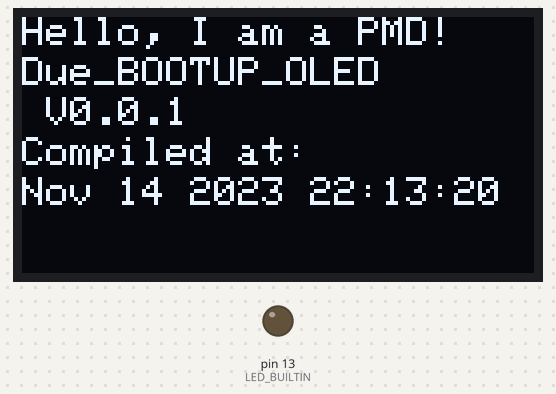
A sketch run on a simulated Arduino Uno, built with avr-gcc and run on an emulated ATmega328P. Parts: 128×64 one-colour display, output pins drawn as LEDs (lit = HIGH). What the sketch prints to the serial monitor is not drawn.

Above: at 0.1 s.
Timing chart, 0 to 1.6 s (numbered marks = the images above):
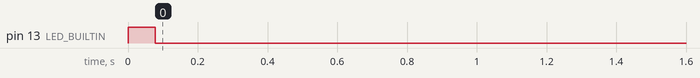

The sketch:

Due_BOOTUP_OLED.ino
```cpp
#define PROG_NAME "Due_BOOTUP_OLED"
// Author: Forrest Lee Erickson
// Date: 20250402
// A PMD BootUp, Similar to Do Nothing but Serial Splash, LCD Test, LCD Splash, DFPlayer Test, DFPlayer Splash, BootButton Test for stuck key. Loop() has only non blocking code.
// https://github.com/PubInv/krake/issues/158
// Hardware: Control V1.2

// Customized this by changing these defines

#define VERSION " V0.0.1 "
#define MODEL_NAME "Model: Due_BOOTUP_OLED"
#define DEVICE_UNDER_TEST "SN: 00001"  //A Serial Number
#define LICENSE "GNU Affero General Public License, version 3 "
#define ORIGIN "LB"

#define BAUDRATE 115200  //Serial port

#include <Wire.h>

// Some PMD Hardware
// Pins for switches and LEDs and more
#define BOOT_BUTTON 0
//FLE const int LED_BUILTIN = 2;


void splashserial(void) {
  //Serial splash
  Serial.println(F("==================================="));
  Serial.print(PROG_NAME);
  Serial.println(VERSION);
  Serial.println(MODEL_NAME);
  Serial.println(DEVICE_UNDER_TEST);
  Serial.print(F("Compiled at: "));
  Serial.println(F(__DATE__ " " __TIME__));  //compile date that is used for a unique identifier
  Serial.println(LICENSE);
  Serial.println(F("==================================="));
  Serial.println();
}


// The Setup

void setup() {

  pinMode(LED_BUILTIN, OUTPUT);
  digitalWrite(LED_BUILTIN, HIGH);  //Make built in LED low at end of setup.

  Serial.begin(BAUDRATE);
  while (!Serial) {
    ;  // wait for serial port to connect. Needed for native USB
  }
  splashserial();

  Wire.begin();
  initOLED();
  splashOLED();
  digitalWrite(LED_BUILTIN, LOW);  //Make built in LED low at end of setup.
}
//end setup()

void loop() {

  //  wink();  // Heart beat aka activity indicator LED function.

}  //end loop()
```

I2cTest.ino
```cpp
//*Rui Santos
//  Complete project details at https://randomnerdtutorials.com
//*********//

#include <Wire.h>
#include <Adafruit_GFX.h>
#include <Adafruit_SSD1306.h>

#define SCREEN_WIDTH 128  // OLED display width, in pixels
#define SCREEN_HEIGHT 64  // OLED display height, in pixels

// Declaration for an SSD1306 display connected to I2C (SDA, SCL pins)
Adafruit_SSD1306 display(SCREEN_WIDTH, SCREEN_HEIGHT, &Wire, -1);

void initOLED() {


  if (!display.begin(SSD1306_SWITCHCAPVCC, 0x3C)) {  // Address 0x3D for 128x64
    Serial.println(F("SSD1306 allocation failed"));
    //for(;;); // tODO: DO NOT TRAP AN ERROR.SET A FLAG.
  }
   else {
      Serial.println("ssd1306_128x32_i2c Display has begun.");
  }
}

void splashOLED() {
  int16_t rowPosition = 0;
  int16_t columnPosition = 0;
  int16_t rowHeight = 10;  //just a guess

  display.clearDisplay();
  display.setTextSize(1);
  display.setTextColor(WHITE);
  // display.setCursor( SCREEN_WIDTH/3,  SCREEN_HEIGHT/3);
  // OLED Splash Screen
  display.setCursor(0, rowPosition);
  display.println("Hello, I am a PMD!");
  rowPosition = rowPosition + rowHeight;
  display.setCursor(0, rowPosition);
  display.print(PROG_NAME);
  rowPosition = rowPosition + rowHeight;
  display.setCursor(0, rowPosition);
  display.print(VERSION);
  rowPosition = rowPosition + rowHeight;
  display.setCursor(0, rowPosition);
  display.print(F("Compiled at:"));
  rowPosition = rowPosition + rowHeight;
  display.setCursor(0, rowPosition);
  display.print(F(__DATE__ " " __TIME__));

  display.display();
}


// Displaying alarm induced on PMD OLED
// void displayAlarm() {

//   int16_t rowPosition = 0;

//   if (!digitalRead(SW1)) {

//     display.clearDisplay();
//     display.setTextSize(1);
//     display.setTextColor(WHITE);
//     // display.setCursor( SCREEN_WIDTH/3,  SCREEN_HEIGHT/3);
//     // OLED Splash Screen
//     display.setCursor(0, rowPosition);
//     display.println("S1-morseCodeDanger1");
//   }
//   if (!digitalRead(SW2)) {

//     display.clearDisplay();
//     display.setTextSize(1);
//     display.setTextColor(WHITE);
//     // display.setCursor( SCREEN_WIDTH/3,  SCREEN_HEIGHT/3);
//     // OLED Splash Screen
//     display.setCursor(0, rowPosition);
//     display.println("S2-RepeatCalculation1");
//   }
//   if (!digitalRead(SW3)) {

//     display.clearDisplay();
//     display.setTextSize(1);
//     display.setTextColor(WHITE);
//     // display.setCursor( SCREEN_WIDTH/3,  SCREEN_HEIGHT/3);
//     // OLED Splash Screen
//     display.setCursor(0, rowPosition);
//     display.println("S3-muteFiveMin1");
//   }
//   if (!digitalRead(SW4)) {

//     display.clearDisplay();
//     display.setTextSize(1);
//     display.setTextColor(WHITE);
//     // display.setCursor( SCREEN_WIDTH/3,  SCREEN_HEIGHT/3);
//     // OLED Splash Screen
//     display.setCursor(0, rowPosition);
//     display.println("S4-SendEmergMessage1");

//     delay(3000);
//   }
// }
```
